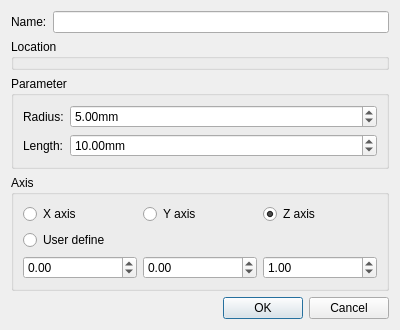
<?xml version="1.0" encoding="UTF-8"?>
<ui version="4.0">
 <class>CreateCylinder</class>
 <widget class="QDialog" name="CreateCylinder">
  <property name="geometry">
   <rect>
    <x>0</x>
    <y>0</y>
    <width>400</width>
    <height>292</height>
   </rect>
  </property>
  <property name="windowTitle">
   <string>Create Cylinder</string>
  </property>
  <layout class="QGridLayout" name="gridLayout_4">
   <item row="0" column="0">
    <layout class="QHBoxLayout" name="horizontalLayout">
     <item>
      <widget class="QLabel" name="label">
       <property name="text">
        <string>Name:</string>
       </property>
      </widget>
     </item>
     <item>
      <widget class="QLineEdit" name="namelineEdit"/>
     </item>
    </layout>
   </item>
   <item row="1" column="0">
    <widget class="QGroupBox" name="CornergroupBox">
     <property name="title">
      <string>Location</string>
     </property>
     <layout class="QGridLayout" name="gridLayout_2">
      <property name="leftMargin">
       <number>0</number>
      </property>
      <property name="topMargin">
       <number>0</number>
      </property>
      <property name="rightMargin">
       <number>0</number>
      </property>
      <property name="bottomMargin">
       <number>0</number>
      </property>
      <item row="0" column="0">
       <layout class="QVBoxLayout" name="verticalLayout"/>
      </item>
     </layout>
    </widget>
   </item>
   <item row="2" column="0">
    <widget class="QGroupBox" name="groupBox_2">
     <property name="title">
      <string>Parameter</string>
     </property>
     <layout class="QFormLayout" name="formLayout">
      <item row="0" column="0">
       <widget class="QLabel" name="label_3">
        <property name="text">
         <string>Radius:</string>
        </property>
       </widget>
      </item>
      <item row="0" column="1">
       <widget class="QDoubleSpinBox" name="doubleSpinBoxR">
        <property name="suffix">
         <string>mm</string>
        </property>
        <property name="maximum">
         <double>100000000000.000000000000000</double>
        </property>
        <property name="value">
         <double>5.000000000000000</double>
        </property>
       </widget>
      </item>
      <item row="1" column="0">
       <widget class="QLabel" name="label_2">
        <property name="text">
         <string>Length:</string>
        </property>
       </widget>
      </item>
      <item row="1" column="1">
       <widget class="QDoubleSpinBox" name="doubleSpinBoxL">
        <property name="suffix">
         <string>mm</string>
        </property>
        <property name="maximum">
         <double>10000000000.000000000000000</double>
        </property>
        <property name="value">
         <double>10.000000000000000</double>
        </property>
       </widget>
      </item>
     </layout>
    </widget>
   </item>
   <item row="3" column="0">
    <widget class="QGroupBox" name="groupBox">
     <property name="title">
      <string>Axis</string>
     </property>
     <layout class="QGridLayout" name="gridLayout_3">
      <item row="0" column="0">
       <layout class="QHBoxLayout" name="horizontalLayout_4">
        <item>
         <widget class="QRadioButton" name="radioButtonX">
          <property name="text">
           <string>X axis</string>
          </property>
         </widget>
        </item>
        <item>
         <widget class="QRadioButton" name="radioButtonY">
          <property name="text">
           <string>Y axis</string>
          </property>
         </widget>
        </item>
        <item>
         <widget class="QRadioButton" name="radioButtonZ">
          <property name="text">
           <string>Z axis</string>
          </property>
          <property name="checked">
           <bool>true</bool>
          </property>
         </widget>
        </item>
       </layout>
      </item>
      <item row="1" column="0">
       <widget class="QRadioButton" name="radioButtonUser">
        <property name="text">
         <string>User define</string>
        </property>
       </widget>
      </item>
      <item row="2" column="0">
       <layout class="QHBoxLayout" name="horizontalLayout_5">
        <item>
         <widget class="QDoubleSpinBox" name="doubleSpinBoxX">
          <property name="minimum">
           <double>-1000.000000000000000</double>
          </property>
          <property name="maximum">
           <double>1000.000000000000000</double>
          </property>
         </widget>
        </item>
        <item>
         <widget class="QDoubleSpinBox" name="doubleSpinBoxY">
          <property name="minimum">
           <double>-1000.000000000000000</double>
          </property>
          <property name="maximum">
           <double>1000.000000000000000</double>
          </property>
         </widget>
        </item>
        <item>
         <widget class="QDoubleSpinBox" name="doubleSpinBoxZ">
          <property name="minimum">
           <double>-1000.000000000000000</double>
          </property>
          <property name="maximum">
           <double>1000.000000000000000</double>
          </property>
          <property name="value">
           <double>1.000000000000000</double>
          </property>
         </widget>
        </item>
       </layout>
      </item>
     </layout>
    </widget>
   </item>
   <item row="4" column="0">
    <widget class="QDialogButtonBox" name="buttonBox">
     <property name="orientation">
      <enum>Qt::Horizontal</enum>
     </property>
     <property name="standardButtons">
      <set>QDialogButtonBox::Cancel|QDialogButtonBox::Ok</set>
     </property>
    </widget>
   </item>
  </layout>
 </widget>
 <resources/>
 <connections>
  <connection>
   <sender>buttonBox</sender>
   <signal>accepted()</signal>
   <receiver>CreateCylinder</receiver>
   <slot>accept()</slot>
   <hints>
    <hint type="sourcelabel">
     <x>248</x>
     <y>254</y>
    </hint>
    <hint type="destinationlabel">
     <x>157</x>
     <y>274</y>
    </hint>
   </hints>
  </connection>
  <connection>
   <sender>buttonBox</sender>
   <signal>rejected()</signal>
   <receiver>CreateCylinder</receiver>
   <slot>reject()</slot>
   <hints>
    <hint type="sourcelabel">
     <x>316</x>
     <y>260</y>
    </hint>
    <hint type="destinationlabel">
     <x>286</x>
     <y>274</y>
    </hint>
   </hints>
  </connection>
 </connections>
</ui>
